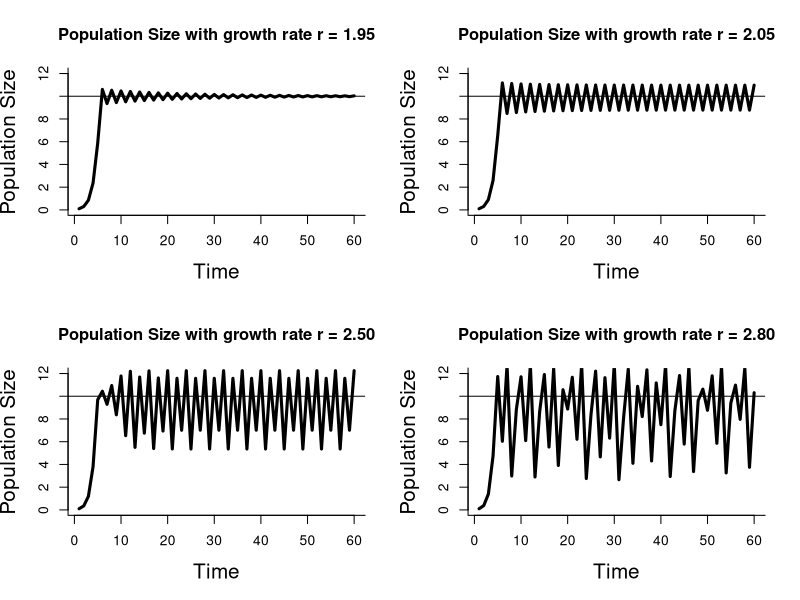
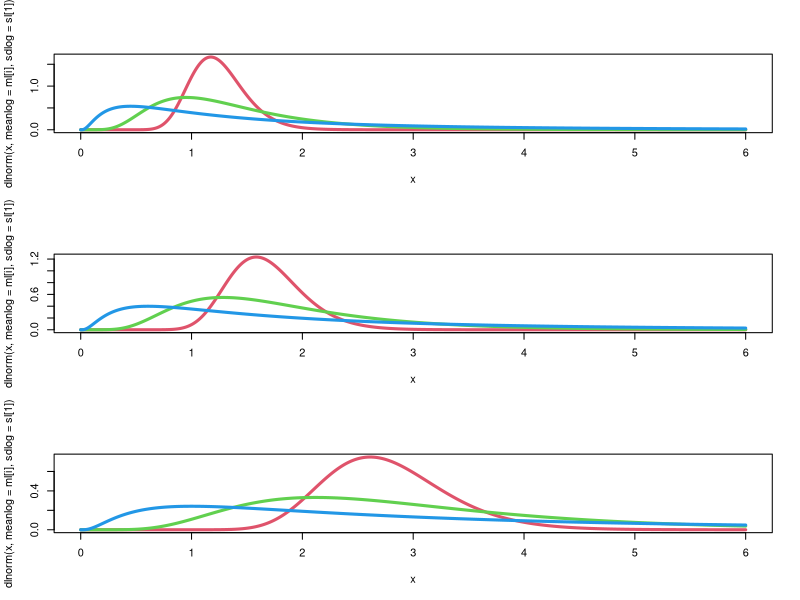
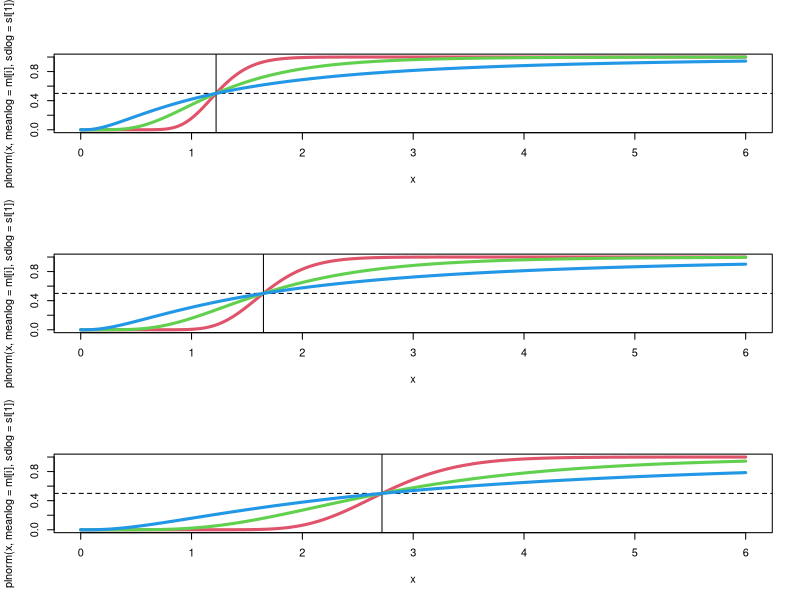
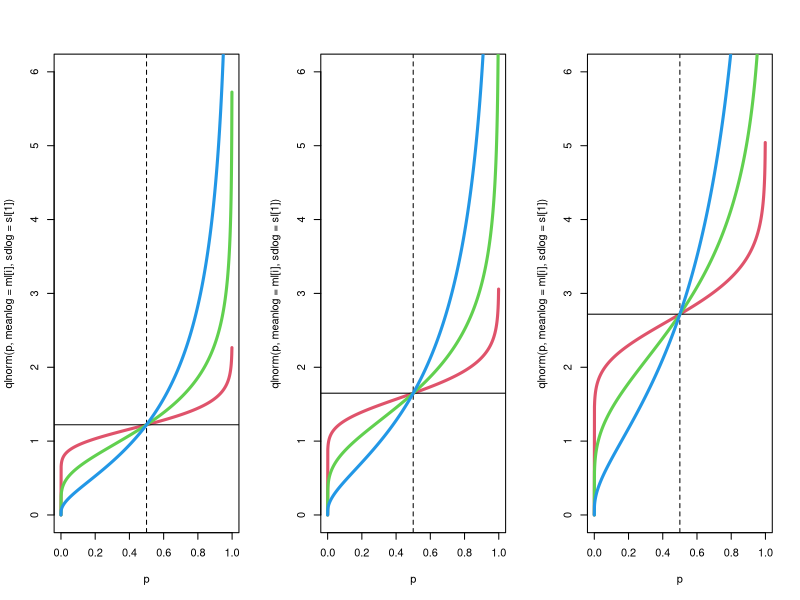
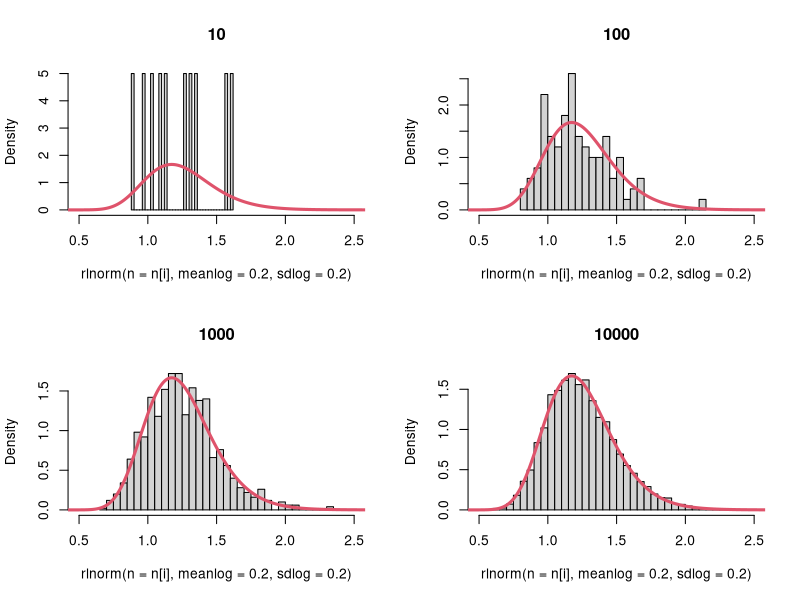
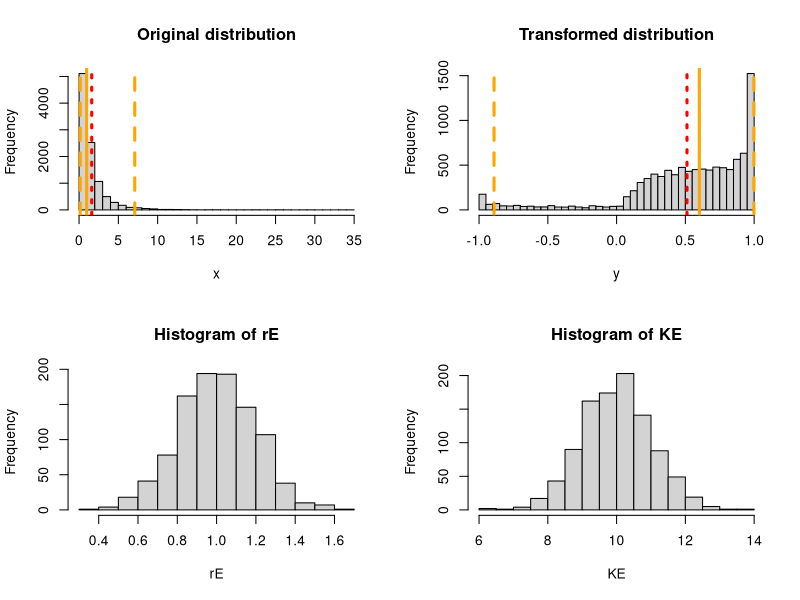
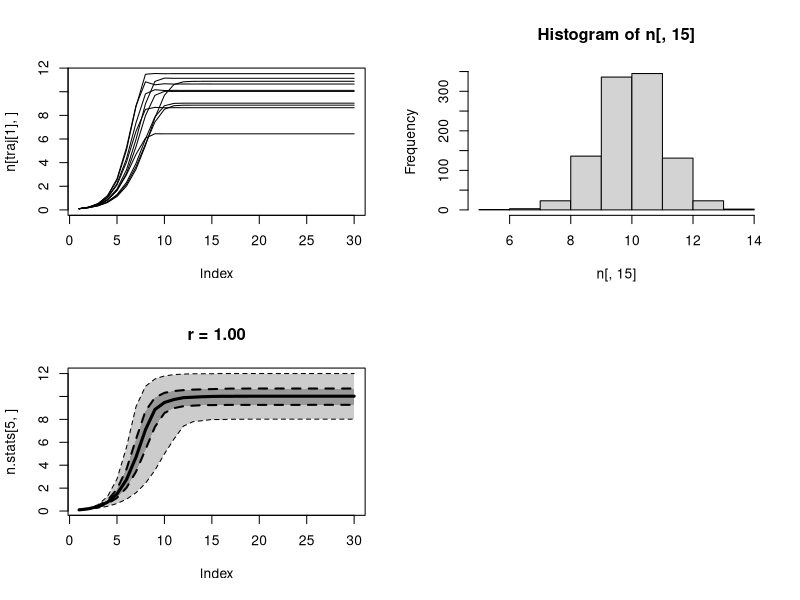
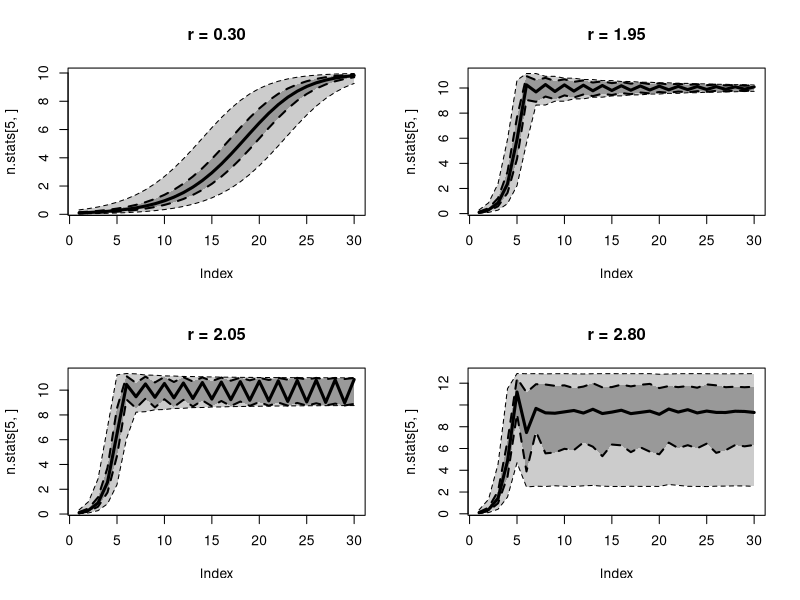

Source code (R) for these figures, in order:
## ---- chunk 1

r = c(1.95, 2.05, 2.5, 2.8)         ## intrinsic growth rate
K = 10        ## carrying capacity      
n0 = .1       ## initial population size
NT = 60      ## number of time steps to simulate
time = 1:NT

par(mfrow = c(2,2))
for(i in 1:length(r)){
  n = rep(n0,NT)    ## vector to store result
  for(t in 2:NT){
    n[t] = n[t-1] + r[i]*n[t-1]*(1-n[t-1]/K)
  }
  plot(time,n,ylim=c(0,12),lwd=3,type='l',
       bty='l',cex.lab=1.5,
       xlab="Time",ylab="Population Size", main = sprintf("Population Size with growth rate r = %.2f", r[i]))
  abline(h=K)
}

## ---- chunk 2

ml = c(.2,.5,1)
sl = c(.2,.5,1)

x = seq(0,6, length.out = 1000)
par(mfrow=c(3,1))
for(i in 1:3){
  plot(x, dlnorm(x, meanlog = ml[i], sdlog = sl[1]), type="l", col =2, lwd =3)
  for(j in 2:3){
    lines(x, dlnorm(x, meanlog = ml[i], sdlog = sl[j]), col = j+1, lwd =3)
  }
}


par(mfrow=c(3,1))
for(i in 1:3){
  plot(x, plnorm(x, meanlog = ml[i], sdlog = sl[1]), type="l", col =2, lwd =3)
  abline(v= exp(ml[i]))
  abline(h=.5, lty=2)
  for(j in 2:3){
    lines(x, plnorm(x, meanlog = ml[i], sdlog = sl[j]), col = j+1, lwd =3)
  }
}


p = seq(0,1, length.out = 1000)
par(mfrow=c(1,3))
for(i in 1:3){
  plot(p, qlnorm(p, meanlog = ml[i], sdlog = sl[1]), type="l", col =2, lwd =3, ylim = range(x))
  abline(h= exp(ml[i]))
  abline(v=.5, lty=2)
  for(j in 2:3){
    lines(p, qlnorm(p, meanlog = ml[i], sdlog = sl[j]), col = j+1, lwd =3)
  }
}

n = c(10,100,1000,10000)	# sequence of sample sizes
par(mfrow=c(2,2))
for(i in 1:4){			# loop over these sample sizes
  hist(rlnorm(n = n[i], meanlog = .2, sdlog = .2), main=n[i], probability=TRUE, breaks=40, xlim = c(.5, 2.5))
  lines(x,dlnorm(x, meanlog = .2, sdlog = .2),col=2,lwd=3)
}
## ---- chunk 3
x = rlnorm(10000,meanlog = 0,sdlog = 1)
y = sin(x)

hist(x,main="Original distribution",breaks=40)
abline(v=quantile(x,c(0.025,0.5,0.975)),lty=c(2,1,2),lwd=3,col="orange")
abline(v=mean(x),col="red",lwd=3,lty=3)

knitr::kable(quantile(x,c(0.025,0.5,0.975)))

## ---- chunk 4

hist(y,main="Transformed distribution",breaks=40)
abline(v=quantile(y,c(0.025,0.5,0.975)),lty=c(2,1,2),lwd=3,col="orange")
abline(v=mean(y),col="red",lwd=3,lty=3)
knitr::kable(quantile(x,c(0.025,0.5,0.975)))

## ---- chunk 5
r = 1         ## intrinsic growth rate
K = 10        ## carrying capacity      
n0 = .1       ## initial population size
NT = 30     ## number of time steps to simulate
time = 1:NT
## ---- chunk 6
r.sd = 0.2     ## standard deviation on r
K.sd = 1.0     ## standard deviation on K
NE = 1000      ## Ensemble size

n = matrix(n0,NE,NT)   # storage for all simulations
rE = rnorm(NE,r,r.sd)  # sample of r
KE = rnorm(NE,K,K.sd)  # sample of K
for(i in 1:NE){        # loop over samples
  for(t in 2:NT){      # for each sample, simulate throught time
    n[i,t] = n[i,t-1] + rE[i]*n[i,t-1]*(1-n[i,t-1]/KE[i])
  }
}
## ---- chunk 7
n.stats = apply(n,2,quantile,c(0.025,0.5,0.975))
## ---- chunk 8
ciEnvelope <- function(x,ylo,yhi,col="lightgrey",...){
polygon(cbind(c(x, rev(x), x[1]), c(ylo, rev(yhi),
ylo[1])), border = NA,col=col,...) 
}
## ---- chunk 9
hist(rE)
hist(KE)
## ---- chunk 10
traj <- sample(1:1000,10)

plot(n[traj[1],], type="l", ylim=c(0,max(n[traj,])))
for(i in 2:10){
  lines(n[traj[i],], type="l")
}

## ---- chunk 11
hist(n[,15])
## ---- chunk 12

n.stats = apply(n,2,quantile,c(0.025,.25, 0.5,.75, 0.975))

x = 1:dim(n)[2]
plot(n.stats[5,], type="l", col="white", main = sprintf("r = %.2f", r))
ciEnvelope(x, n.stats[1,],n.stats[5,], col=gray(0.8))
lines( n.stats[1,], lty=2)
lines( n.stats[5,], lty=2)
ciEnvelope(x, n.stats[2,],n.stats[4,], col=gray(0.6))
lines( n.stats[2,], lty=2, lwd=2)
lines( n.stats[4,], lty=2, lwd=2)
lines( n.stats[3,], lwd=3)
## ---- chunk 13
r = c(0.3, 1.95, 2.05, 2.8)

par(mfrow = c(2,2))

for(j in 1:4){
  n0.sd = 0.6
  n0s = rlnorm(NE,log(n0),n0.sd)
  n = matrix(n0s,NE,NT)
  for(i in 1:NE){
    for(t in 2:NT){
      n[i,t] = n[i,t-1] + r[j]*n[i,t-1]*(1-n[i,t-1]/K)
    }
  }
  
  n.stats = apply(n,2,quantile,c(0.025,0.5,0.975))
  
  n.stats = apply(n,2,quantile,c(0.025,.25, 0.5,.75, 0.975))
  
  x = 1:dim(n)[2]
  plot(n.stats[5,], type="l", col="white", main = sprintf("r = %.2f", r[j]))
  ciEnvelope(x, n.stats[1,],n.stats[5,], col=gray(0.8))
  lines( n.stats[1,], lty=2)
  lines( n.stats[5,], lty=2)
  ciEnvelope(x, n.stats[2,],n.stats[4,], col=gray(0.6))
  lines( n.stats[2,], lty=2, lwd=2)
  lines( n.stats[4,], lty=2, lwd=2)
  lines( n.stats[3,], lwd=3)
}

